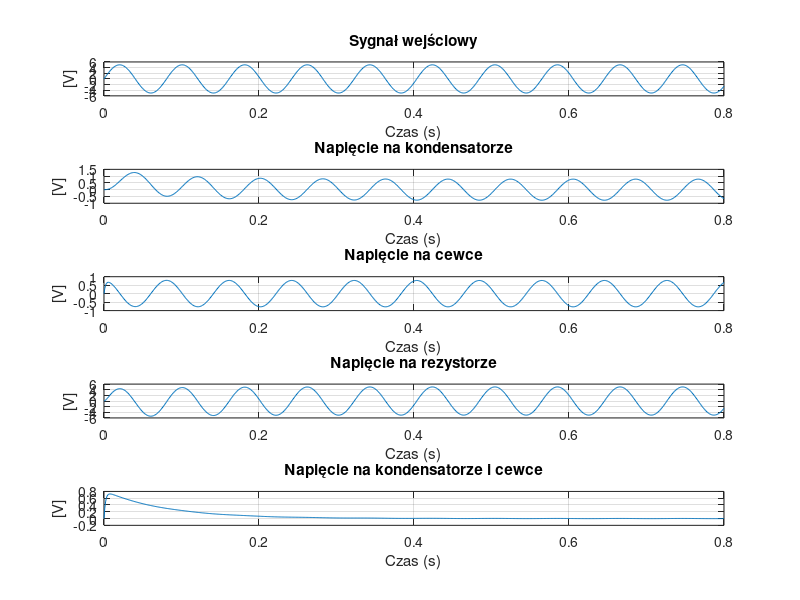
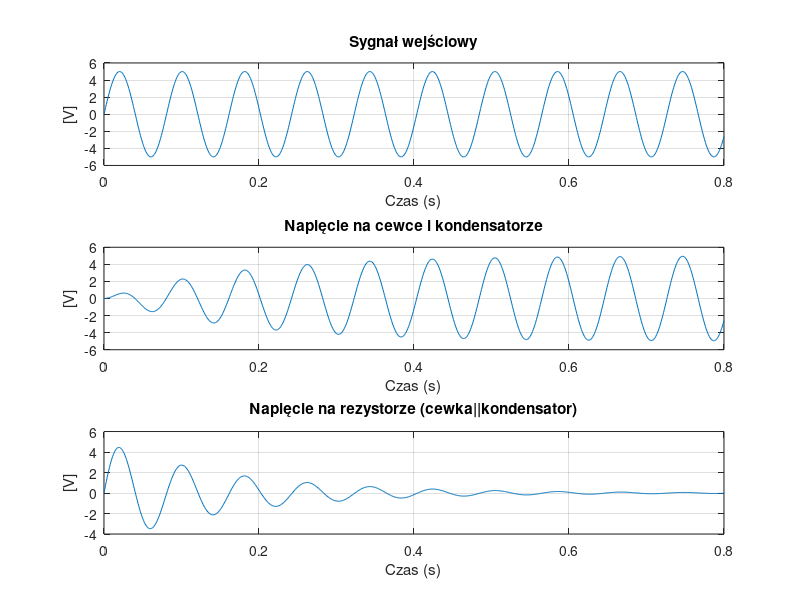

MATLAB code to generate these figures, in order:
%% By program działał poprawnie należy w pierwszej kolejności kliknąć "Run Section" pierwszej części,
% po tym kroku można każdą z sekcji uruchomić osobno by wyświetliły się
% wykresy napięcia w czasie
% Parametry obwodu RLC
R = 250;       % Rezystancja (ohmy)
L = 0.5;       % Indukcyjność (henry)
C = 33*1e-5;     % Pojemność (farad)

% Częstotliwość sygnału AC
f=1/(2*pi*sqrt(L*C))        % Częstotliwość (Hz)
w = 2 * pi * f; % Pulsacja (rad/s)

% Wektor czasu
t = 0:0.001:0.8;

% Wektor sygnału AC (wejście)
u = 5*sin(w*t);

% Model obwodu RLC szeregowego w dziedzinie czasu
G  = tf([0 1/(L*C)],[1  R/L  1/(L*C)]); %RLC szeregowego na kondesatorze
G1  = tf([1 0 0],[1  R/L  1/(L*C)]); %RLC szeregowego na Cewce
G2  = tf([R/L 0],[1  R/L  1/(L*C)]); %RLC szeregowego na Rezystorze
G3  = tf([1 0 1/(L*C)],[1  R/L  1/(L*C)]); %RLC szeregowego na Kondensatorze i Cewce
G4  = tf([0 1/(L*C)],[1  1/(R*C)  1/(L*C)]);%RLC równoległego na Rezystor||Kondesator
G5 = tf([1 0 0],[1  1/(R*C)  1/(L*C)]); %RLC równoległego na Rezystor||Cewka
G6 = tf([1/(R*C) 0],[1  1/(R*C)  1/(L*C)]); %RLC równoległego na Cewka||Kondesator
G7  = tf([1 0 1/(L*C)],[1  1/(R*C)  1/(L*C)]); %RLC równoległego na Cewka||Kondensator, na wyjściu rezystor

% Symulacja obwodu za pomocą lsim
y = lsim(G, u, t);
y1 = lsim(G1, u, t);
y2 = lsim(G2, u, t);
y3 = lsim(G3, u, t);
y4 = lsim(G4, u, t);
y5 = lsim(G5, u, t);
y6 = lsim(G6, u, t);
y7 = lsim(G7, u, t);
% Wykresy napięć na poszczególnych elementach obwodu
%% SZEREGOWY
figure;
subplot(5,1,1);
plot(t, u);
grid;
xlabel('Czas (s)');
ylabel('[V]')
title('Sygnał wejściowy');
subplot(5,1,2);
plot(t, y);
grid;
xlabel('Czas (s)');
ylabel('[V]')
title('Napięcie na kondensatorze');
subplot(5,1,3);
plot(t, y1);
grid;
xlabel('Czas (s)');
ylabel('[V]')
title('Napięcie na cewce');
subplot(5,1,4);
plot(t, y2);
grid;
xlabel('Czas (s)');
ylabel('[V]')
title('Napięcie na rezystorze');
subplot(5,1,5);
plot(t,y3);
grid;
xlabel('Czas (s)');
ylabel('[V]')
title('Napięcie na kondensatorze i cewce');

%% RÓWNOLEGŁY
figure;
subplot(3,1,1);
plot(t, u);
grid;
xlabel('Czas (s)');
ylabel('[V]')
title('Sygnał wejściowy');

subplot(3,1,2);
plot(t,y6);
grid;
xlabel('Czas (s)');
ylabel('[V]')
title('Napięcie na cewce i kondensatorze');

subplot(3,1,3); 
plot(t,y7);
grid;
xlabel('Czas (s)');
ylabel('[V]')
title('Napięcie na rezystorze (cewka||kondensator)');
